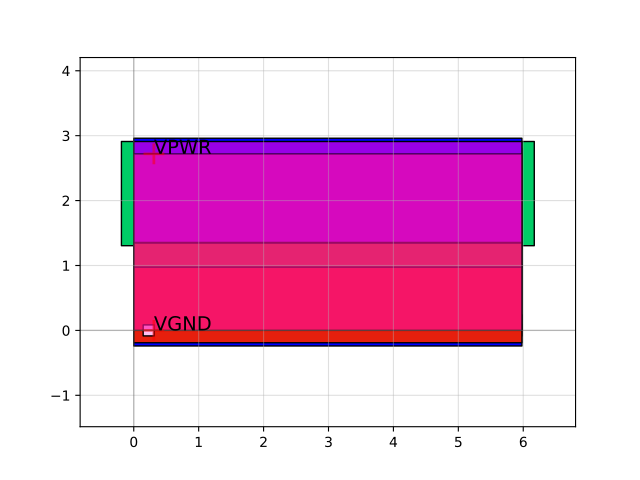

Recreate this plot in Python.
import sky130

c = sky130.components.sky130_fd_sc_hd__inv_12()
c.plot()
